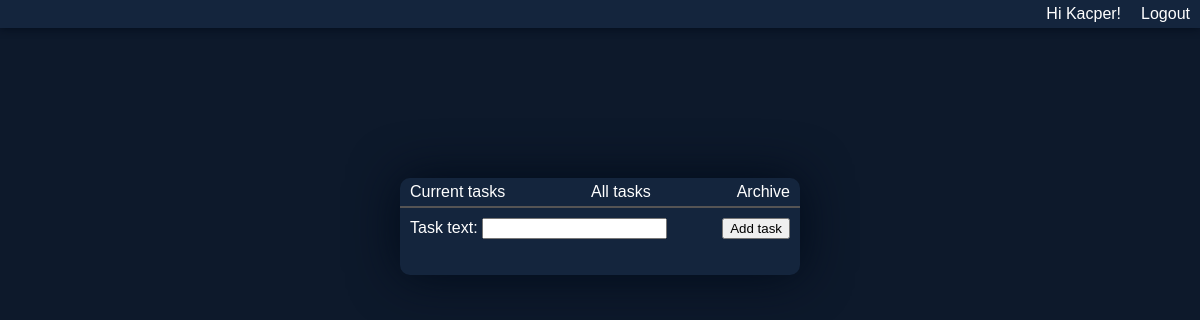
Before: /all-tasks (signed in) with the older database file.
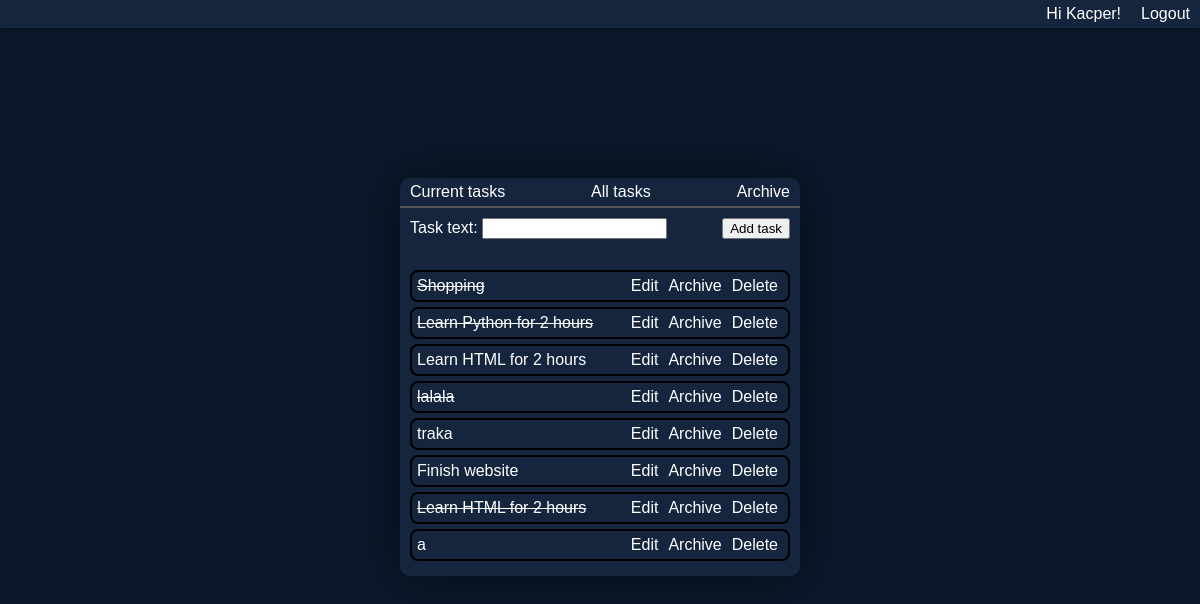
After: the same page with the newer database file.
### todo/models.py (models this page shows, shortened)
class Task(models.Model):
    task_text = models.CharField(max_length=200)
    is_done = models.BooleanField(default=False)
    due_to = models.DateField(blank=True, null=True)
    created_at = models.DateField(auto_now_add=True)
    is_archived = models.BooleanField(default=False)
    user = models.ForeignKey(User, null=True, blank=True, related_name='tasks', on_delete=models.CASCADE)

### todo/views.py (the view)
# urls.py: path('all-tasks', views.AllTasksView.as_view(), name='all-tasks-page'),
class AllTasksView(View, GeneralTasksView):
    def get(self, request):
        if request.user.is_authenticated:
            tasks = Task.objects.filter(user=request.user)
            form = AddTaskForm()
            context = {
                'tasks': tasks,
                'form': form,
            }
            return render(request, 'todo/index.html', context)
        else:
            return redirect('login-required-page')

### todo/forms.py
class AddTaskForm(forms.ModelForm):
    class Meta:
        model = Task
        fields = ['task_text']

### todo/templates/todo/index.html (shortened to what this page needs)
{% extends 'base.html' %}
{% load static %}
{% block css_files%}
    <link rel="stylesheet" href="{% static "todo/index.css" %}">
{% endblock %}
{% block content %}
    <div class="main-box">
        <nav class="navigation-bar">
            <a href="{% url "starting-page" %}">Current tasks</a>
            <a href="{% url "all-tasks-page" %}">All tasks</a>
            <a href="{% url "archived-tasks-page" %}">Archive</a>
        </nav>
        <form method="POST">
            <div class="form-data-enter">
            {{ form }}
            </div>
            <div class="data-submit">
                <button>Add task</button>
            </div>
        </form>
        <ul>
        {% for task in tasks%}
            <li>
                <a class="{% if task.is_done %} strikethrough {% endif %}" href="{% url "complete-task-page" task.id %}">{{ task.task_text }}</a>
                <div class="task-buttons">
                    <a href="{% url "task-detail-page" task.id %}">Edit</a>
                    <a href="{% url "move-to-archive-page" task.id%}">Archive</a>
                    <a href="{% url "remove-task-page" task.id %}">Delete</a>
                </div>
            </li>
        {% endfor %}
        </ul>
    </div>
{% endblock %}

### templates/base.html (shortened to what this page needs)
{% load static %}
<!DOCTYPE html>
<html lang="en">
<head>
    <title> {% block page_title %}My Store{% endblock %} </title></head>
    <link rel="stylesheet" href="{% static "base.css" %}">
    {% block css_files%}{%endblock%}
<body>
    <header>
        <nav class="upper-toolbar">
                {% if user.is_authenticated %}
                    <span>Hi {{ user.username | title }}!</span>
                    <a href="{% url "logout-page" %}">Logout</a>
                {% else%}
                    <a href="{% url "register-page" %}">Register</a>
                    <a href="{% url "login-page" %}">Login</a>
                {% endif %}
        </nav>
    </header>
        {% block content %}{% endblock %}
</body>
</html>

### static/base.css (style rules this page uses)
html { min-height: 100%; background-color: hsl(217, 54%, 11%); }
body { font-family: Arial; height: 100%; margin: 0; }
.upper-toolbar { display: flex; justify-content: flex-end; background-color: hsl(216, 50%, 16%); box-shadow: 0 0 10px hsl(215, 93%, 5%); }
.upper-toolbar a { padding: 5px 10px 5px 10px; border-radius: 5px; text-decoration: none; color: hsl(0, 0%, 100%); }
span { padding: 5px 10px 5px 10px; color: hsl(0, 0%, 100%); }

### todo/static/todo/index.css (style rules this page uses)
.main-box { background-color: hsl(216, 50%, 16%); width: 400px; margin: 150px auto 0 auto; border-radius: 10px; box-shadow: 0 0 50px hsl(215, 93%, 5%); }
.navigation-bar { display: flex; justify-content: space-between; border-bottom: 2px solid #555454; margin-bottom: 10px; }
nav a { padding: 5px 10px 5px 10px; border-radius: 5px; }
ul { padding: 10px 10px 10px 10px; list-style: none; }
ul li { display: flex; justify-content: space-between; border: 2px solid #000000; padding: 5px; border-radius: 8px; margin-top: 5px; margin-bottom: 5px; }
a { text-decoration: none; color: hsl(0, 0%, 100%); }
form { display: flex; justify-content: space-between; }
form label { color: hsl(0, 0%, 100%); padding-left: 10px; }
form button { margin-right: 10px; }
.data-submit { display: flex; justify-content: flex-end; }
.strikethrough { text-decoration: line-through; }
.task-buttons { display: flex; }
.task-buttons a { padding: 0 5px 0 5px; }

Changed rows visible on the page:
now on this page (row edited): Task: task_text "Shopping", is_done True (drawn)
now on this page (row edited): Task: task_text "Learn Python for 2 hours", is_done True (drawn)
now on this page (row edited): Task: task_text "Learn HTML for 2 hours", is_done False (drawn)
now on this page (row edited): Task: task_text "lalala", is_done True (drawn)
now on this page (row edited): Task: task_text "traka", is_done False (drawn)
now on this page (row edited): Task: task_text "Finish website", is_done False (drawn)
added Task: task_text "Learn HTML for 2 hours", is_done True (drawn)
added Task: task_text "a", is_done False (drawn)
